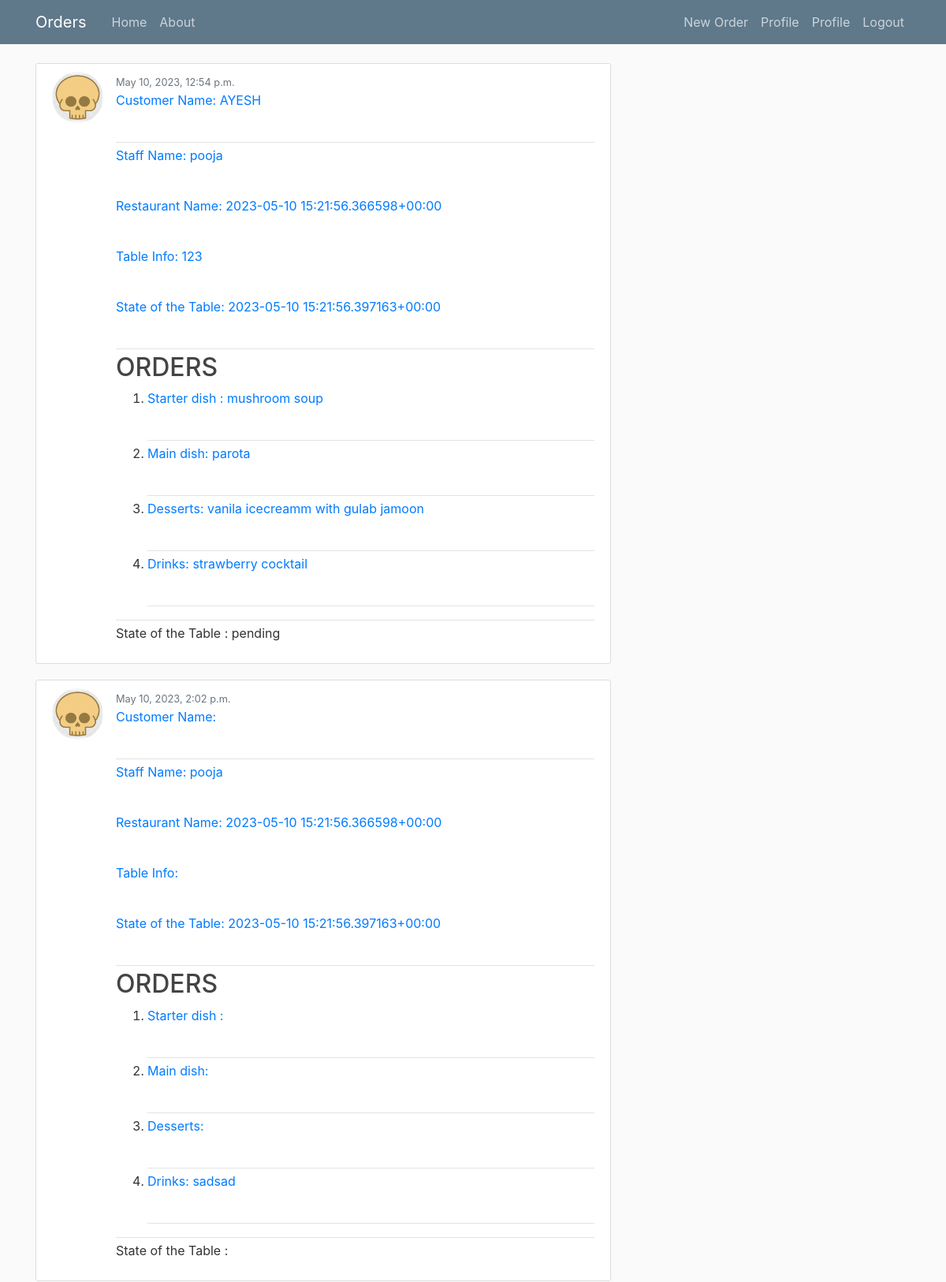
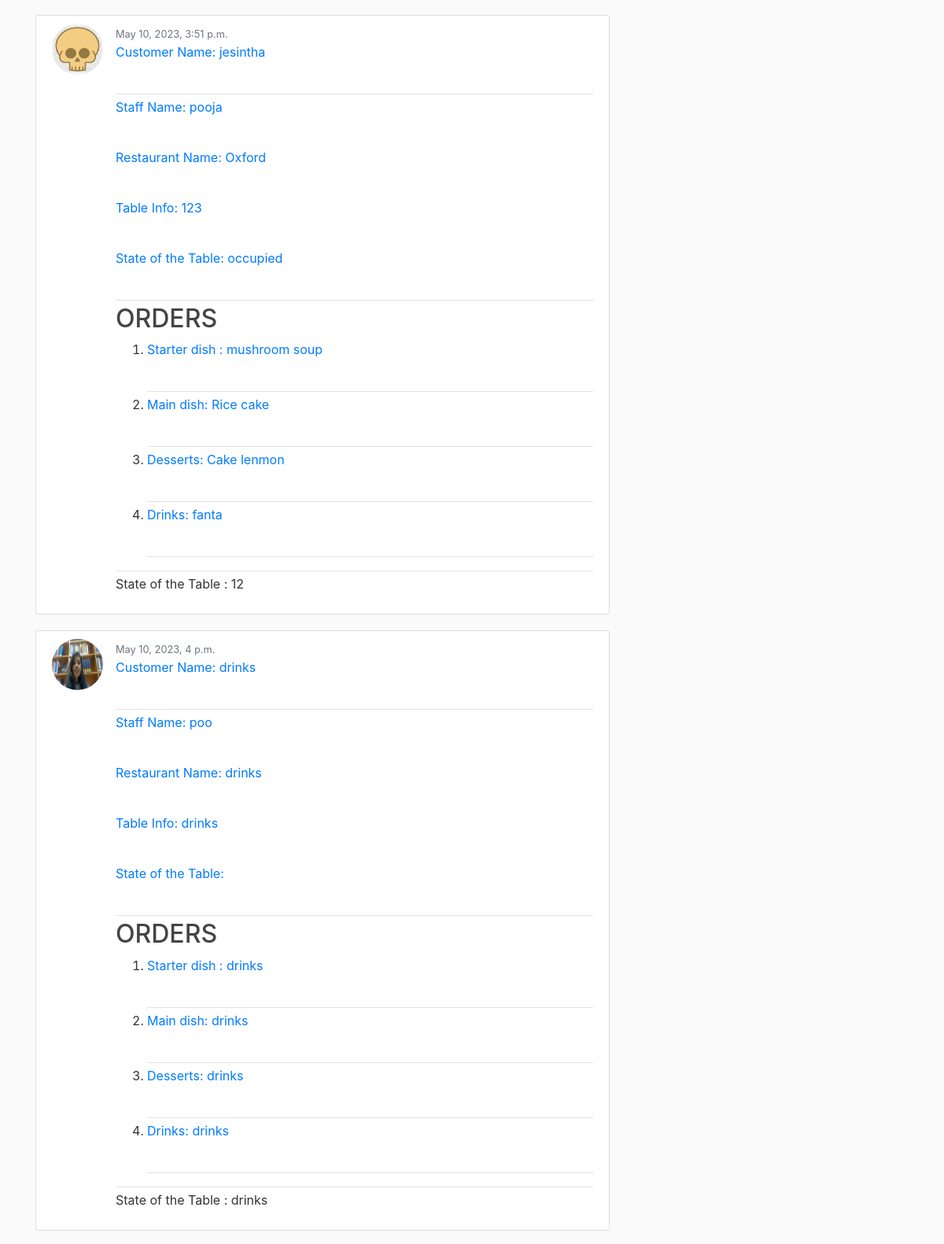
The app's page / (signed in, upper part) with its own data (2 pictures, top to bottom).
### orders/models.py (models this page shows, shortened)
class Order(models.Model):
    starter = models.TextField()
    main = models.TextField()
    desserts = models.TextField()
    drinks = models.TextField()
    TableInfo = models.TextField()
    CustName = models.TextField()
    RestName = models.TextField()
    bill = models.TextField()
    Table_state = models.TextField()
    dateTimeOrdered = models.DateTimeField(default=timezone.now)
    staff = models.ForeignKey(User, on_delete=models.CASCADE)

### staffs/models.py (models this page shows, shortened)
class Profile(models.Model):
    user = models.OneToOneField(User, on_delete=models.CASCADE)
    image = models.ImageField(default='default.jpg', upload_to ='profile_pics')
    phoneno = models.TextField()

### orders/views.py (the view)
# urls.py: path('',OrderListView.as_view(), name = 'orders-home'),
class OrderListView(ListView):
    model = Order
    template_name = 'orders/order.html' #<app>/<model>_<viewtype>.html
    context_object_name = 'orders'
    ordering = ['dateTimeOrdered']

### orders/templates/orders/order.html
{% extends "orders/base.html" %}
{% block content %}
{% for order in orders %}
<article class="media content-section">
  <img class="rounded-circle article-img" src="{{ order.staff.profile.image.url }}">
  <div class="media-body">
    <div class="article-metadata">
      <small class="text-muted">{{ order.dateTimeOrdered }}</small>
      <a class="mr-2" href="{% url 'orders-detail' order.id%}">
        <p> Customer Name: {{ order.CustName}}</p>
      </a>
    </div>
    <a class="mr-2" href="#">
      <p> Staff Name: {{ order.staff}}</p>
    </a>
    <a class="mr-2" href="#">
      <p> Restaurant Name: {{ order.RestName}}</p>
    </a>
    <a class="mr-2" href="#">
      <p> Table Info: {{ order.TableInfo}}</p>
    </a>
      <div class="article-metadata">
        <a class="mr-2" href="#">
          <p> State of the Table: {{ order.Table_state}}</p>
        </a>
      </div>
    <div class="article-metadata">
      <h2>ORDERS</h2>
    <ol>
      <li>
        <div class="article-metadata">
          <a class="mr-2" href="#">
            <p> Starter dish : {{ order.starter}}</p>
          </a>
        </div>
      </li>
      <li>
        <div class="article-metadata">
          <a class="mr-2" href="#">
            <p> Main dish: {{ order.main}}</p>
          </a>
        </div>
      </li>
      <li>
        <div class="article-metadata">
          <a class="mr-2" href="#">
            <p> Desserts: {{ order.desserts}}</p>
          </a>
        </div>
      </li>
      <li>
        <div class="article-metadata">
          <a class="mr-2" href="#">
            <p> Drinks: {{ order.drinks}}</p>
          </a>
        </div>
      </li>
    </ol>
</div>
    <p class="article-content">State of the Table : {{ order.bill }}</p>
  </div>
</article>
{% endfor %}
{% endblock %}

### orders/static/orders/main.css (style rules this page uses)
body { background: #fafafa; color: #333333; margin-top: 5rem; }
h1, h2, h3, h4, h5, h6 { color: #444444; }
.content-section { background: #ffffff; padding: 10px 20px; border: 1px solid #dddddd; border-radius: 3px; margin-bottom: 20px; }
.article-content { white-space: pre-line; }
.article-img { height: 65px; width: 65px; margin-right: 16px; }
.article-metadata { padding-bottom: 1px; margin-bottom: 4px; border-bottom: 1px solid #e3e3e3 }

### records on screen
Order: staff.profile.image (placeholder picture), dateTimeOrdered "May 10, 2023, 12:54 p.m.", CustName "AYESH", staff "pooja", RestName "2023-05-10 15:21:56.366598+00:00", TableInfo "123", Table_state "2023-05-10 15:21:56.397163+00:00", starter "mushroom soup", main "parota", desserts "vanila icecreamm with gulab jamoon", drinks "strawberry cocktail", bill "pending"
Order: staff.profile.image (placeholder picture), dateTimeOrdered "May 10, 2023, 2:02 p.m.", staff "pooja", RestName "2023-05-10 15:21:56.366598+00:00", Table_state "2023-05-10 15:21:56.397163+00:00", drinks "sadsad"
Order: staff.profile.image (placeholder picture), dateTimeOrdered "May 10, 2023, 3:51 p.m.", CustName "jesintha", staff "pooja", RestName "Oxford", TableInfo "123", Table_state "occupied", starter "mushroom soup", main "Rice cake", desserts "Cake lenmon", drinks "fanta", bill "12"
Order: staff.profile.image (picture), dateTimeOrdered "May 10, 2023, 4 p.m.", CustName "drinks", staff "poo", RestName "drinks", TableInfo "drinks", starter "drinks", main "drinks", desserts "drinks", drinks "drinks", bill "drinks"
